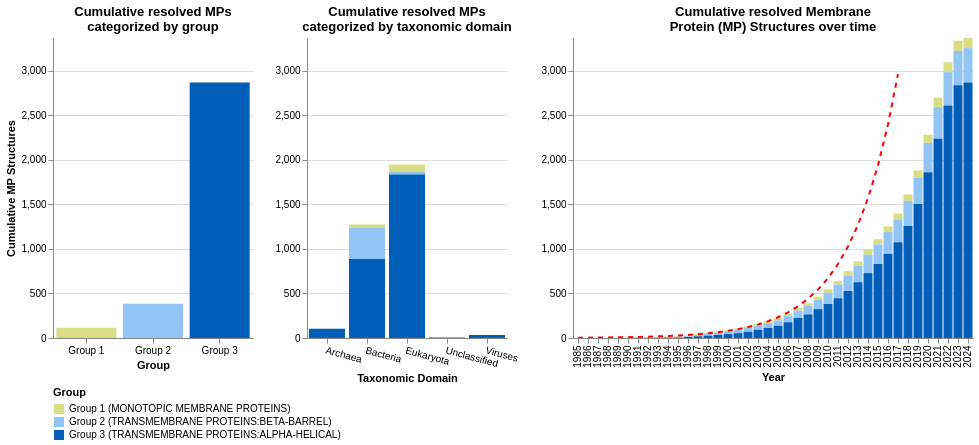

Notebook cell for this chart:
### Markdown cell above
##### Multiple Chart Display Horizontally

### Code cell
result_df_db = import_data

import altair as alt
import pandas as pd
import numpy as np
from scipy.optimize import curve_fit

def create_combined_chart_cumulative_growth(protein_db, chart_width=1000):
    # Ensure 'group' column exists and update it
    if 'group' not in protein_db.columns:
        raise KeyError("The 'group' column is missing from the DataFrame.")
    
    protein_db['group'] = protein_db['group'].replace({
        'MONOTOPIC MEMBRANE PROTEINS': "Group 1",
        'TRANSMEMBRANE PROTEINS:BETA-BARREL': "Group 2",
        'TRANSMEMBRANE PROTEINS:ALPHA-HELICAL': "Group 3",
    })
    
    # Define group labels and their meanings
    group_labels = {
        "Group 1": 'Group 1 (MONOTOPIC MEMBRANE PROTEINS)',
        "Group 2": 'Group 2 (TRANSMEMBRANE PROTEINS:BETA-BARREL)',
        "Group 3": 'Group 3 (TRANSMEMBRANE PROTEINS:ALPHA-HELICAL)'
    }
    
    # Add a 'label' column for detailed legend information
    protein_db['label'] = protein_db['group'].map(group_labels)
    
    
    # Define a custom color palette
    color_list = ['#D9DE84', '#93C4F6', '#005EB8']
    unique_group_list = list(protein_db['label'].unique())
    num_colors = len(unique_group_list)
    ordered_list = [
        'Group 1 (MONOTOPIC MEMBRANE PROTEINS)',
        'Group 2 (TRANSMEMBRANE PROTEINS:BETA-BARREL)',
        'Group 3 (TRANSMEMBRANE PROTEINS:ALPHA-HELICAL)'
    ]
    unique_group_list.sort(key=lambda x: ordered_list.index(x))
    custom_palette = alt.Scale(domain=unique_group_list, range=color_list[:num_colors])
    
    
    unique_group_list_group = list(protein_db['group'].unique())
    num_colors_group = len(unique_group_list_group)
    ordered_list_group = [
        'Group 1',
        'Group 2',
        'Group 3'
    ]
    unique_group_list_group.sort(key=lambda x: ordered_list_group.index(x))
    custom_palette_group = alt.Scale(domain=unique_group_list_group, range=color_list[:num_colors_group])
    
    
    # Check if 'label' column was successfully created
    if 'label' not in protein_db.columns:
        raise KeyError("The 'label' column was not created successfully.")
    
    # Group by 'label' and count occurrences
    grouped_data = protein_db.groupby(["label", "group"]).size().reset_index(name='CumulativeCount')
    
    # Group by 'taxonomic domain' and count occurrences
    grouped_data_taxonomic_domain = protein_db[["taxonomic_domain", "label", "group"]].groupby(["taxonomic_domain", "label", "group"]).size().reset_index(name="CumulativeCount")
    
    # Sort by count
    grouped_data = grouped_data.sort_values(by='CumulativeCount', ascending=True)


    #############################3rd Chart###########################
    #################################################################
    
    # Prepare the data for the cumulative chart with exponential fit
    d = pd.crosstab([protein_db["bibliography_year"]], columns=[protein_db["group"], protein_db["label"]]).cumsum()

    # Reset the index to convert 'bibliography_year' back to a column
    d = d.reset_index()

    # Melt the crosstab to get 'group' and 'label' as individual columns
    d = d.melt(
        id_vars=["bibliography_year"], 
        var_name=["group", "label"], 
        value_name="CumulativeCount"
    )
    
    aggregated_df = d.groupby(['bibliography_year', 'label'])['CumulativeCount'].sum().reset_index()
    combined_df = aggregated_df.groupby('bibliography_year')['CumulativeCount'].sum().reset_index()
    
    # Fit exponential model
    years = combined_df['bibliography_year'].values
    cumulative_count = combined_df['CumulativeCount'].values
    start_year, end_year = 1985, 2005
    start_index = np.where(years == start_year)[0][0]
    end_index = np.where(years == end_year)[0][0] + 1
    years_fit = years[start_index:end_index]
    cumulative_count_fit = cumulative_count[start_index:end_index]
    popt, _ = curve_fit(exp_growth, years_fit, cumulative_count_fit, p0=(100, 0.1))
    x_exp = np.arange(min(years), max(years) + 1)
    y_exp = exp_growth(x_exp, *popt)
    df_fit = pd.DataFrame({'Year': x_exp, 'Fitted Growth': y_exp})
    y_max = cumulative_count.max()
    df_fit = df_fit[df_fit['Fitted Growth'] <= y_max]
    
    # Create a brush selection
    brush = alt.selection_interval(encodings=['x', 'y'])
    unique_group_list = list(protein_db['label'].unique())
    
    # Calculate the available width by subtracting the padding
    padding = 200 
    available_width = chart_width - padding

    chart_width_1 = 0.5*available_width
    chart_width_2 = 0.5*chart_width_1
    
    grouped_bar_chart = alt.Chart(grouped_data).mark_bar().encode(
        x=alt.X(
            'group:N', title='Group', sort=None, axis=alt.Axis(
                labelAngle=0,
                labelLimit=0
            )
        ),
        y=alt.Y('CumulativeCount:Q', title='Cumulative MP Structures', scale=alt.Scale(domain=[0, y_max])),
        color=alt.Color('label:N', scale=custom_palette, legend=alt.Legend(
            title="Group", 
            orient="bottom", 
            labelLimit=0, 
            direction="vertical"
            )
        ),
        tooltip=["label", "CumulativeCount"]
    ).add_params(
        brush
    ).properties(
        title=['Cumulative resolved MPs', ' categorized by group'],
        width=chart_width_2
    )
    
    grouped_bar_chart_taxonomic = alt.Chart(grouped_data_taxonomic_domain).mark_bar().encode(
        x=alt.X(
            'taxonomic_domain:N', title='Taxonomic Domain', sort=None, axis=alt.Axis(
                labelAngle=15,
                labelLimit=0
            ), 
        ),
        y=alt.Y('CumulativeCount:Q', title=None, scale=alt.Scale(domain=[0, y_max])),
        color=alt.Color('label:N', scale=custom_palette, legend=None),
        tooltip=["label", "taxonomic_domain", "CumulativeCount"]
    ).transform_filter(
        brush
    ).properties(
        title=['Cumulative resolved MPs ', 'categorized by taxonomic domain'],
        width=chart_width_2
    ).interactive()
    
    
    entries_over_time = alt.Chart(d).mark_bar().encode(
        x=alt.X('bibliography_year:O', title="Year"),
        y=alt.Y('CumulativeCount:Q', title=None, scale=alt.Scale(domain=[0, y_max])),
        color=alt.Color('label:N', scale=custom_palette, legend=None),
        tooltip=[alt.Tooltip('CumulativeCount:Q'), alt.Tooltip('label'), alt.Tooltip('bibliography_year:O')]
    ).transform_filter(
        brush
    ).properties(
        width=chart_width_1,
        title=["Cumulative resolved Membrane ", "Protein (MP) Structures over time"]
    ).interactive()
    
    # Add exponential fit line
    line = alt.Chart(df_fit).mark_line(color='red', strokeDash=[5, 5]).encode(
        x=alt.X('Year:O', title='Year'),
        y=alt.Y('Fitted Growth:Q', title='Cumulative MP Structures', scale=alt.Scale(domain=[0, y_max])),
        tooltip=['Year', 'Fitted Growth']
    )
    # Combine the bar chart and the exponential fit line
    chart_with_regression = entries_over_time + line
    
    # Combine both charts into one visualization
    combined_chart = alt.hconcat(
        grouped_bar_chart, 
        grouped_bar_chart_taxonomic,  
        chart_with_regression
    ).configure_view(
        stroke='transparent'
    ).configure_legend(
        orient='bottom',
        offset=2,
        titleOrient='top',
        labelLimit=0
    )

    return combined_chart

def exp_growth(x, a, b):
    return a * np.exp(b * (x - 2005))


grouped_chart = create_combined_chart_cumulative_growth(result_df_db)
grouped_chart

### Figure 1 — Vega-Lite specification as saved in the notebook (floating-point values rounded to 4 significant figures)
{"config": {"view": {"continuousWidth": 300, "continuousHeight": 300, "stroke": "transparent"}, "legend": {"labelLimit": 0, "offset": 2, "orient": "bottom", "titleOrient": "top"}}, "hconcat": [{"data": {"name": "data-8c52f44bc0be684135447a5fcba887c8"}, "mark": {"type": "bar"}, "encoding": {"color": {"field": "label", "legend": {"direction": "vertical", "labelLimit": 0, "orient": "bottom", "title": "Group"}, "scale": {"domain": ["Group 1 (MONOTOPIC MEMBRANE PROTEINS)", "Group 2 (TRANSMEMBRANE PROTEINS:BETA-BARREL)", "Group 3 (TRANSMEMBRANE PROTEINS:ALPHA-HELICAL)"], "range": ["#D9DE84", "#93C4F6", "#005EB8"]}, "type": "nominal"}, "tooltip": [{"field": "label", "type": "nominal"}, {"field": "CumulativeCount", "type": "quantitative"}], "x": {"axis": {"labelAngle": 0, "labelLimit": 0}, "field": "group", "sort": null, "title": "Group", "type": "nominal"}, "y": {"field": "CumulativeCount", "scale": {"domain": [0, 3370.0]}, "title": "Cumulative MP Structures", "type": "quantitative"}}, "name": "view_13", "title": ["Cumulative resolved MPs", " categorized by group"], "width": 200.0}, {"data": {"name": "data-f00e9f06b04535c070c60adf0a0b974e"}, "mark": {"type": "bar"}, "encoding": {"color": {"field": "label", "legend": null, "scale": {"domain": ["Group 1 (MONOTOPIC MEMBRANE PROTEINS)", "Group 2 (TRANSMEMBRANE PROTEINS:BETA-BARREL)", "Group 3 (TRANSMEMBRANE PROTEINS:ALPHA-HELICAL)"], "range": ["#D9DE84", "#93C4F6", "#005EB8"]}, "type": "nominal"}, "tooltip": [{"field": "label", "type": "nominal"}, {"field": "taxonomic_domain", "type": "nominal"}, {"field": "CumulativeCount", "type": "quantitative"}], "x": {"axis": {"labelAngle": 15, "labelLimit": 0}, "field": "taxonomic_domain", "sort": null, "title": "Taxonomic Domain", "type": "nominal"}, "y": {"field": "CumulativeCount", "scale": {"domain": [0, 3370.0]}, "title": null, "type": "quantitative"}}, "name": "view_14", "title": ["Cumulative resolved MPs ", "categorized by taxonomic domain"], "transform": [{"filter": {"param": "param_16"}}], "width": 200.0}, {"layer": [{"data": {"name": "data-6cb456556e5d2d5c05f0229bf2cf4e65"}, "mark": {"type": "bar"}, "encoding": {"color": {"field": "label", "legend": null, "scale": {"domain": ["Group 1 (MONOTOPIC MEMBRANE PROTEINS)", "Group 2 (TRANSMEMBRANE PROTEINS:BETA-BARREL)", "Group 3 (TRANSMEMBRANE PROTEINS:ALPHA-HELICAL)"], "range": ["#D9DE84", "#93C4F6", "#005EB8"]}, "type": "nominal"}, "tooltip": [{"field": "CumulativeCount", "type": "quantitative"}, {"field": "label", "type": "nominal"}, {"field": "bibliography_year", "type": "ordinal"}], "x": {"field": "bibliography_year", "title": "Year", "type": "ordinal"}, "y": {"field": "CumulativeCount", "scale": {"domain": [0, 3370.0]}, "title": null, "type": "quantitative"}}, "name": "view_12", "title": ["Cumulative resolved Membrane ", "Protein (MP) Structures over time"], "transform": [{"filter": {"param": "param_16"}}]}, {"data": {"name": "data-511df678fa06bec15e6c0d2b79c0c91a"}, "mark": {"type": "line", "color": "red", "strokeDash": [5, 5]}, "encoding": {"tooltip": [{"field": "Year", "type": "quantitative"}, {"field": "Fitted Growth", "type": "quantitative"}], "x": {"field": "Year", "title": "Year", "type": "ordinal"}, "y": {"field": "Fitted Growth", "scale": {"domain": [0, 3370.0]}, "title": "Cumulative MP Structures", "type": "quantitative"}}}], "width": 400.0}], "params": [{"name": "param_16", "select": {"type": "interval", "encodings": ["x", "y"]}, "views": ["view_13"]}, {"name": "param_17", "select": {"type": "interval", "encodings": ["x", "y"]}, "bind": "scales", "views": ["view_14"]}, {"name": "param_18", "select": {"type": "interval", "encodings": ["x", "y"]}, "bind": "scales", "views": ["view_12"]}], "$schema": "https://vega.github.io/schema/vega-lite/v5.16.3.json", "datasets": {"data-8c52f44bc0be684135447a5fcba887c8": [{"label": "Group 1 (MONOTOPIC MEMBRANE PROTEINS)", "group": "Group 1", "CumulativeCount": 114}, {"label": "Group 2 (TRANSMEMBRANE PROTEINS:BETA-BARREL)", "group": "Group 2", "CumulativeCount": 386}, {"label": "Group 3 (TRANSMEMBRANE PROTEINS:ALPHA-HELICAL)", "group": "Group 3", "CumulativeCount": 2870}], "data-f00e9f06b04535c070c60adf0a0b974e": [{"taxonomic_domain": "Archaea", "label": "Group 3 (TRANSMEMBRANE PROTEINS:ALPHA-HELICAL)", "group": "Group 3", "CumulativeCount": 104}, {"taxonomic_domain": "Bacteria", "label": "Group 1 (MONOTOPIC MEMBRANE PROTEINS)", "group": "Group 1", "CumulativeCount": 36}, {"taxonomic_domain": "Bacteria", "label": "Group 2 (TRANSMEMBRANE PROTEINS:BETA-BARREL)", "group": "Group 2", "CumulativeCount": 351}, {"taxonomic_domain": "Bacteria", "label": "Group 3 (TRANSMEMBRANE PROTEINS:ALPHA-HELICAL)", "group": "Group 3", "CumulativeCount": 888}, {"taxonomic_domain": "Eukaryota", "label": "Group 1 (MONOTOPIC MEMBRANE PROTEINS)", "group": "Group 1", "CumulativeCount": 78}, {"taxonomic_domain": "Eukaryota", "label": "Group 2 (TRANSMEMBRANE PROTEINS:BETA-BARREL)", "group": "Group 2", "CumulativeCount": 32}, {"taxonomic_domain": "Eukaryota", "label": "Group 3 (TRANSMEMBRANE PROTEINS:ALPHA-HELICAL)", "group": "Group 3", "CumulativeCount": 1838}, {"taxonomic_domain": "Unclassified", "label": "Group 2 (TRANSMEMBRANE PROTEINS:BETA-BARREL)", "group": "Group 2", "CumulativeCount": 1}, {"taxonomic_domain": "Unclassified", "label": "Group 3 (TRANSMEMBRANE PROTEINS:ALPHA-HELICAL)", "group": "Group 3", "CumulativeCount": 5}, {"taxonomic_domain": "Viruses", "label": "Group 2 (TRANSMEMBRANE PROTEINS:BETA-BARREL)", "group": "Group 2", "CumulativeCount": 1}, {"taxonomic_domain": "Viruses", "label": "Group 3 (TRANSMEMBRANE PROTEINS:ALPHA-HELICAL)", "group": "Group 3", "CumulativeCount": 34}], "data-6cb456556e5d2d5c05f0229bf2cf4e65": [{"bibliography_year": 1985, "group": "Group 1", "label": "Group 1 (MONOTOPIC MEMBRANE PROTEINS)", "CumulativeCount": 0}, {"bibliography_year": 1987, "group": "Group 1", "label": "Group 1 (MONOTOPIC MEMBRANE PROTEINS)", "CumulativeCount": 0}, {"bibliography_year": 1990, "group": "Group 1", "label": "Group 1 (MONOTOPIC MEMBRANE PROTEINS)", "CumulativeCount": 1}, {"bibliography_year": 1991, "group": "Group 1", "label": "Group 1 (MONOTOPIC MEMBRANE PROTEINS)", "CumulativeCount": 1}, {"bibliography_year": 1992, "group": "Group 1", "label": "Group 1 (MONOTOPIC MEMBRANE PROTEINS)", "CumulativeCount": 1}, {"bibliography_year": 1993, "group": "Group 1", "label": "Group 1 (MONOTOPIC MEMBRANE PROTEINS)", "CumulativeCount": 3}, {"bibliography_year": 1994, "group": "Group 1", "label": "Group 1 (MONOTOPIC MEMBRANE PROTEINS)", "CumulativeCount": 4}, {"bibliography_year": 1995, "group": "Group 1", "label": "Group 1 (MONOTOPIC MEMBRANE PROTEINS)", "CumulativeCount": 6}, {"bibliography_year": 1996, "group": "Group 1", "label": "Group 1 (MONOTOPIC MEMBRANE PROTEINS)", "CumulativeCount": 8}, {"bibliography_year": 1997, "group": "Group 1", "label": "Group 1 (MONOTOPIC MEMBRANE PROTEINS)", "CumulativeCount": 10}, {"bibliography_year": 1998, "group": "Group 1", "label": "Group 1 (MONOTOPIC MEMBRANE PROTEINS)", "CumulativeCount": 11}, {"bibliography_year": 1999, "group": "Group 1", "label": "Group 1 (MONOTOPIC MEMBRANE PROTEINS)", "CumulativeCount": 12}, {"bibliography_year": 2000, "group": "Group 1", "label": "Group 1 (MONOTOPIC MEMBRANE PROTEINS)", "CumulativeCount": 12}, {"bibliography_year": 2001, "group": "Group 1", "label": "Group 1 (MONOTOPIC MEMBRANE PROTEINS)", "CumulativeCount": 15}, {"bibliography_year": 2002, "group": "Group 1", "label": "Group 1 (MONOTOPIC MEMBRANE PROTEINS)", "CumulativeCount": 18}, {"bibliography_year": 2003, "group": "Group 1", "label": "Group 1 (MONOTOPIC MEMBRANE PROTEINS)", "CumulativeCount": 19}, {"bibliography_year": 2004, "group": "Group 1", "label": "Group 1 (MONOTOPIC MEMBRANE PROTEINS)", "CumulativeCount": 23}, {"bibliography_year": 2005, "group": "Group 1", "label": "Group 1 (MONOTOPIC MEMBRANE PROTEINS)", "CumulativeCount": 26}, {"bibliography_year": 2006, "group": "Group 1", "label": "Group 1 (MONOTOPIC MEMBRANE PROTEINS)", "CumulativeCount": 27}, {"bibliography_year": 2007, "group": "Group 1", "label": "Group 1 (MONOTOPIC MEMBRANE PROTEINS)", "CumulativeCount": 29}, {"bibliography_year": 2008, "group": "Group 1", "label": "Group 1 (MONOTOPIC MEMBRANE PROTEINS)", "CumulativeCount": 31}, {"bibliography_year": 2009, "group": "Group 1", "label": "Group 1 (MONOTOPIC MEMBRANE PROTEINS)", "CumulativeCount": 36}, {"bibliography_year": 2010, "group": "Group 1", "label": "Group 1 (MONOTOPIC MEMBRANE PROTEINS)", "CumulativeCount": 39}, {"bibliography_year": 2011, "group": "Group 1", "label": "Group 1 (MONOTOPIC MEMBRANE PROTEINS)", "CumulativeCount": 40}, {"bibliography_year": 2012, "group": "Group 1", "label": "Group 1 (MONOTOPIC MEMBRANE PROTEINS)", "CumulativeCount": 48}, {"bibliography_year": 2013, "group": "Group 1", "label": "Group 1 (MONOTOPIC MEMBRANE PROTEINS)", "CumulativeCount": 50}, {"bibliography_year": 2014, "group": "Group 1", "label": "Group 1 (MONOTOPIC MEMBRANE PROTEINS)", "CumulativeCount": 55}, {"bibliography_year": 2015, "group": "Group 1", "label": "Group 1 (MONOTOPIC MEMBRANE PROTEINS)", "CumulativeCount": 59}, {"bibliography_year": 2016, "group": "Group 1", "label": "Group 1 (MONOTOPIC MEMBRANE PROTEINS)", "CumulativeCount": 64}, {"bibliography_year": 2017, "group": "Group 1", "label": "Group 1 (MONOTOPIC MEMBRANE PROTEINS)", "CumulativeCount": 65}, {"bibliography_year": 2018, "group": "Group 1", "label": "Group 1 (MONOTOPIC MEMBRANE PROTEINS)", "CumulativeCount": 72}, {"bibliography_year": 2019, "group": "Group 1", "label": "Group 1 (MONOTOPIC MEMBRANE PROTEINS)", "CumulativeCount": 81}, {"bibliography_year": 2020, "group": "Group 1", "label": "Group 1 (MONOTOPIC MEMBRANE PROTEINS)", "CumulativeCount": 91}, {"bibliography_year": 2021, "group": "Group 1", "label": "Group 1 (MONOTOPIC MEMBRANE PROTEINS)", "CumulativeCount": 107}, {"bibliography_year": 2022, "group": "Group 1", "label": "Group 1 (MONOTOPIC MEMBRANE PROTEINS)", "CumulativeCount": 111}, {"bibliography_year": 2023, "group": "Group 1", "label": "Group 1 (MONOTOPIC MEMBRANE PROTEINS)", "CumulativeCount": 114}, {"bibliography_year": 2024, "group": "Group 1", "label": "Group 1 (MONOTOPIC MEMBRANE PROTEINS)", "CumulativeCount": 114}, {"bibliography_year": 1985, "group": "Group 2", "label": "Group 2 (TRANSMEMBRANE PROTEINS:BETA-BARREL)", "CumulativeCount": 0}, {"bibliography_year": 1987, "group": "Group 2", "label": "Group 2 (TRANSMEMBRANE PROTEINS:BETA-BARREL)", "CumulativeCount": 0}, {"bibliography_year": 1990, "group": "Group 2", "label": "Group 2 (TRANSMEMBRANE PROTEINS:BETA-BARREL)", "CumulativeCount": 0}, {"bibliography_year": 1991, "group": "Group 2", "label": "Group 2 (TRANSMEMBRANE PROTEINS:BETA-BARREL)", "CumulativeCount": 0}, {"bibliography_year": 1992, "group": "Group 2", "label": "Group 2 (TRANSMEMBRANE PROTEINS:BETA-BARREL)", "CumulativeCount": 3}, {"bibliography_year": 1993, "group": "Group 2", "label": "Group 2 (TRANSMEMBRANE PROTEINS:BETA-BARREL)", "CumulativeCount": 3}, {"bibliography_year": 1994, "group": "Group 2", "label": "Group 2 (TRANSMEMBRANE PROTEINS:BETA-BARREL)", "CumulativeCount": 5}, {"bibliography_year": 1995, "group": "Group 2", "label": "Group 2 (TRANSMEMBRANE PROTEINS:BETA-BARREL)", "CumulativeCount": 7}, {"bibliography_year": 1996, "group": "Group 2", "label": "Group 2 (TRANSMEMBRANE PROTEINS:BETA-BARREL)", "CumulativeCount": 10}, {"bibliography_year": 1997, "group": "Group 2", "label": "Group 2 (TRANSMEMBRANE PROTEINS:BETA-BARREL)", "CumulativeCount": 13}, {"bibliography_year": 1998, "group": "Group 2", "label": "Group 2 (TRANSMEMBRANE PROTEINS:BETA-BARREL)", "CumulativeCount": 19}, {"bibliography_year": 1999, "group": "Group 2", "label": "Group 2 (TRANSMEMBRANE PROTEINS:BETA-BARREL)", "CumulativeCount": 25}, {"bibliography_year": 2000, "group": "Group 2", "label": "Group 2 (TRANSMEMBRANE PROTEINS:BETA-BARREL)", "CumulativeCount": 31}, {"bibliography_year": 2001, "group": "Group 2", "label": "Group 2 (TRANSMEMBRANE PROTEINS:BETA-BARREL)", "CumulativeCount": 38}, {"bibliography_year": 2002, "group": "Group 2", "label": "Group 2 (TRANSMEMBRANE PROTEINS:BETA-BARREL)", "CumulativeCount": 42}, {"bibliography_year": 2003, "group": "Group 2", "label": "Group 2 (TRANSMEMBRANE PROTEINS:BETA-BARREL)", "CumulativeCount": 46}, {"bibliography_year": 2004, "group": "Group 2", "label": "Group 2 (TRANSMEMBRANE PROTEINS:BETA-BARREL)", "CumulativeCount": 54}, {"bibliography_year": 2005, "group": "Group 2", "label": "Group 2 (TRANSMEMBRANE PROTEINS:BETA-BARREL)", "CumulativeCount": 60}, {"bibliography_year": 2006, "group": "Group 2", "label": "Group 2 (TRANSMEMBRANE PROTEINS:BETA-BARREL)", "CumulativeCount": 71}, {"bibliography_year": 2007, "group": "Group 2", "label": "Group 2 (TRANSMEMBRANE PROTEINS:BETA-BARREL)", "CumulativeCount": 82}, {"bibliography_year": 2008, "group": "Group 2", "label": "Group 2 (TRANSMEMBRANE PROTEINS:BETA-BARREL)", "CumulativeCount": 94}, {"bibliography_year": 2009, "group": "Group 2", "label": "Group 2 (TRANSMEMBRANE PROTEINS:BETA-BARREL)", "CumulativeCount": 105}, {"bibliography_year": 2010, "group": "Group 2", "label": "Group 2 (TRANSMEMBRANE PROTEINS:BETA-BARREL)", "CumulativeCount": 126}, {"bibliography_year": 2011, "group": "Group 2", "label": "Group 2 (TRANSMEMBRANE PROTEINS:BETA-BARREL)", "CumulativeCount": 154}, {"bibliography_year": 2012, "group": "Group 2", "label": "Group 2 (TRANSMEMBRANE PROTEINS:BETA-BARREL)", "CumulativeCount": 174}, {"bibliography_year": 2013, "group": "Group 2", "label": "Group 2 (TRANSMEMBRANE PROTEINS:BETA-BARREL)", "CumulativeCount": 184}, {"bibliography_year": 2014, "group": "Group 2", "label": "Group 2 (TRANSMEMBRANE PROTEINS:BETA-BARREL)", "CumulativeCount": 207}, {"bibliography_year": 2015, "group": "Group 2", "label": "Group 2 (TRANSMEMBRANE PROTEINS:BETA-BARREL)", "CumulativeCount": 220}, {"bibliography_year": 2016, "group": "Group 2", "label": "Group 2 (TRANSMEMBRANE PROTEINS:BETA-BARREL)", "CumulativeCount": 245}, {"bibliography_year": 2017, "group": "Group 2", "label": "Group 2 (TRANSMEMBRANE PROTEINS:BETA-BARREL)", "CumulativeCount": 258}, {"bibliography_year": 2018, "group": "Group 2", "label": "Group 2 (TRANSMEMBRANE PROTEINS:BETA-BARREL)", "CumulativeCount": 283}, {"bibliography_year": 2019, "group": "Group 2", "label": "Group 2 (TRANSMEMBRANE PROTEINS:BETA-BARREL)", "CumulativeCount": 298}, {"bibliography_year": 2020, "group": "Group 2", "label": "Group 2 (TRANSMEMBRANE PROTEINS:BETA-BARREL)", "CumulativeCount": 330}, {"bibliography_year": 2021, "group": "Group 2", "label": "Group 2 (TRANSMEMBRANE PROTEINS:BETA-BARREL)", "CumulativeCount": 356}, {"bibliography_year": 2022, "group": "Group 2", "label": "Group 2 (TRANSMEMBRANE PROTEINS:BETA-BARREL)", "CumulativeCount": 374}, {"bibliography_year": 2023, "group": "Group 2", "label": "Group 2 (TRANSMEMBRANE PROTEINS:BETA-BARREL)", "CumulativeCount": 386}, {"bibliography_year": 2024, "group": "Group 2", "label": "Group 2 (TRANSMEMBRANE PROTEINS:BETA-BARREL)", "CumulativeCount": 386}, {"bibliography_year": 1985, "group": "Group 3", "label": "Group 3 (TRANSMEMBRANE PROTEINS:ALPHA-HELICAL)", "CumulativeCount": 1}, {"bibliography_year": 1987, "group": "Group 3", "label": "Group 3 (TRANSMEMBRANE PROTEINS:ALPHA-HELICAL)", "CumulativeCount": 2}, {"bibliography_year": 1990, "group": "Group 3", "label": "Group 3 (TRANSMEMBRANE PROTEINS:ALPHA-HELICAL)", "CumulativeCount": 2}, {"bibliography_year": 1991, "group": "Group 3", "label": "Group 3 (TRANSMEMBRANE PROTEINS:ALPHA-HELICAL)", "CumulativeCount": 3}, {"bibliography_year": 1992, "group": "Group 3", "label": "Group 3 (TRANSMEMBRANE PROTEINS:ALPHA-HELICAL)", "CumulativeCount": 3}, {"bibliography_year": 1993, "group": "Group 3", "label": "Group 3 (TRANSMEMBRANE PROTEINS:ALPHA-HELICAL)", "CumulativeCount": 3}, {"bibliography_year": 1994, "group": "Group 3", "label": "Group 3 (TRANSMEMBRANE PROTEINS:ALPHA-HELICAL)", "CumulativeCount": 5}, {"bibliography_year": 1995, "group": "Group 3", "label": "Group 3 (TRANSMEMBRANE PROTEINS:ALPHA-HELICAL)", "CumulativeCount": 6}, {"bibliography_year": 1996, "group": "Group 3", "label": "Group 3 (TRANSMEMBRANE PROTEINS:ALPHA-HELICAL)", "CumulativeCount": 11}, {"bibliography_year": 1997, "group": "Group 3", "label": "Group 3 (TRANSMEMBRANE PROTEINS:ALPHA-HELICAL)", "CumulativeCount": 19}, {"bibliography_year": 1998, "group": "Group 3", "label": "Group 3 (TRANSMEMBRANE PROTEINS:ALPHA-HELICAL)", "CumulativeCount": 27}, {"bibliography_year": 1999, "group": "Group 3", "label": "Group 3 (TRANSMEMBRANE PROTEINS:ALPHA-HELICAL)", "CumulativeCount": 34}, {"bibliography_year": 2000, "group": "Group 3", "label": "Group 3 (TRANSMEMBRANE PROTEINS:ALPHA-HELICAL)", "CumulativeCount": 44}, {"bibliography_year": 2001, "group": "Group 3", "label": "Group 3 (TRANSMEMBRANE PROTEINS:ALPHA-HELICAL)", "CumulativeCount": 54}, {"bibliography_year": 2002, "group": "Group 3", "label": "Group 3 (TRANSMEMBRANE PROTEINS:ALPHA-HELICAL)", "CumulativeCount": 70}, {"bibliography_year": 2003, "group": "Group 3", "label": "Group 3 (TRANSMEMBRANE PROTEINS:ALPHA-HELICAL)", "CumulativeCount": 92}, {"bibliography_year": 2004, "group": "Group 3", "label": "Group 3 (TRANSMEMBRANE PROTEINS:ALPHA-HELICAL)", "CumulativeCount": 113}, {"bibliography_year": 2005, "group": "Group 3", "label": "Group 3 (TRANSMEMBRANE PROTEINS:ALPHA-HELICAL)", "CumulativeCount": 137}, {"bibliography_year": 2006, "group": "Group 3", "label": "Group 3 (TRANSMEMBRANE PROTEINS:ALPHA-HELICAL)", "CumulativeCount": 177}, {"bibliography_year": 2007, "group": "Group 3", "label": "Group 3 (TRANSMEMBRANE PROTEINS:ALPHA-HELICAL)", "CumulativeCount": 226}, {"bibliography_year": 2008, "group": "Group 3", "label": "Group 3 (TRANSMEMBRANE PROTEINS:ALPHA-HELICAL)", "CumulativeCount": 265}, {"bibliography_year": 2009, "group": "Group 3", "label": "Group 3 (TRANSMEMBRANE PROTEINS:ALPHA-HELICAL)", "CumulativeCount": 324}, {"bibliography_year": 2010, "group": "Group 3", "label": "Group 3 (TRANSMEMBRANE PROTEINS:ALPHA-HELICAL)", "CumulativeCount": 382}, {"bibliography_year": 2011, "group": "Group 3", "label": "Group 3 (TRANSMEMBRANE PROTEINS:ALPHA-HELICAL)", "CumulativeCount": 447}, {"bibliography_year": 2012, "group": "Group 3", "label": "Group 3 (TRANSMEMBRANE PROTEINS:ALPHA-HELICAL)", "CumulativeCount": 528}, {"bibliography_year": 2013, "group": "Group 3", "label": "Group 3 (TRANSMEMBRANE PROTEINS:ALPHA-HELICAL)", "CumulativeCount": 627}, {"bibliography_year": 2014, "group": "Group 3", "label": "Group 3 (TRANSMEMBRANE PROTEINS:ALPHA-HELICAL)", "CumulativeCount": 729}, {"bibliography_year": 2015, "group": "Group 3", "label": "Group 3 (TRANSMEMBRANE PROTEINS:ALPHA-HELICAL)", "CumulativeCount": 831}, {"bibliography_year": 2016, "group": "Group 3", "label": "Group 3 (TRANSMEMBRANE PROTEINS:ALPHA-HELICAL)", "CumulativeCount": 946}, {"bibliography_year": 2017, "group": "Group 3", "label": "Group 3 (TRANSMEMBRANE PROTEINS:ALPHA-HELICAL)", "CumulativeCount": 1075}, {"bibliography_year": 2018, "group": "Group 3", "label": "Group 3 (TRANSMEMBRANE PROTEINS:ALPHA-HELICAL)", "CumulativeCount": 1257}, {"bibliography_year": 2019, "group": "Group 3", "label": "Group 3 (TRANSMEMBRANE PROTEINS:ALPHA-HELICAL)", "CumulativeCount": 1504}, {"bibliography_year": 2020, "group": "Group 3", "label": "Group 3 (TRANSMEMBRANE PROTEINS:ALPHA-HELICAL)", "CumulativeCount": 1862}, {"bibliography_year": 2021, "group": "Group 3", "label": "Group 3 (TRANSMEMBRANE PROTEINS:ALPHA-HELICAL)", "CumulativeCount": 2237}, {"bibliography_year": 2022, "group": "Group 3", "label": "Group 3 (TRANSMEMBRANE PROTEINS:ALPHA-HELICAL)", "CumulativeCount": 2612}, {"bibliography_year": 2023, "group": "Group 3", "label": "Group 3 (TRANSMEMBRANE PROTEINS:ALPHA-HELICAL)", "CumulativeCount": 2839}, {"bibliography_year": 2024, "group": "Group 3", "label": "Group 3 (TRANSMEMBRANE PROTEINS:ALPHA-HELICAL)", "CumulativeCount": 2870}], "data-511df678fa06bec15e6c0d2b79c0c91a": [{"Year": 1985, "Fitted Growth": 3.367}, {"Year": 1986, "Fitted Growth": 4.161}, {"Year": 1987, "Fitted Growth": 5.143}, {"Year": 1988, "Fitted Growth": 6.357}, {"Year": 1989, "Fitted Growth": 7.858}, {"Year": 1990, "Fitted Growth": 9.712}, {"Year": 1991, "Fitted Growth": 12.0}, {"Year": 1992, "Fitted Growth": 14.84}, {"Year": 1993, "Fitted Growth": 18.34}, {"Year": 1994, "Fitted Growth": 22.67}, {"Year": 1995, "Fitted Growth": 28.02}, {"Year": 1996, "Fitted Growth": 34.63}, {"Year": 1997, "Fitted Growth": 42.8}, {"Year": 1998, "Fitted Growth": 52.91}, {"Year": 1999, "Fitted Growth": 65.39}, {"Year": 2000, "Fitted Growth": 80.82}, {"Year": 2001, "Fitted Growth": 99.9}, {"Year": 2002, "Fitted Growth": 123.5}, {"Year": 2003, "Fitted Growth": 152.6}, {"Year": 2004, "Fitted Growth": 188.6}, {"Year": 2005, "Fitted Growth": 233.2}, {"Year": 2006, "Fitted Growth": 288.2}, {"Year": 2007, "Fitted Growth": 356.2}, {"Year": 2008, "Fitted Growth": 440.3}, {"Year": 2009, "Fitted Growth": 544.2}, {"Year": 2010, "Fitted Growth": 672.6}, {"Year": 2011, "Fitted Growth": 831.4}, {"Year": 2012, "Fitted Growth": 1028.0}, {"Year": 2013, "Fitted Growth": 1270.0}, {"Year": 2014, "Fitted Growth": 1570.0}, {"Year": 2015, "Fitted Growth": 1940.0}, {"Year": 2016, "Fitted Growth": 2398.0}, {"Year": 2017, "Fitted Growth": 2964.0}]}}
